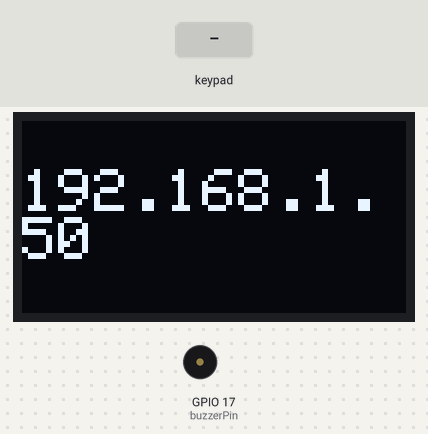
Bench run of a sketch on a simulated ESP32. Shown: 128×64 one-colour display, buzzer (waves = sounding). The test bench sets the inputs (shaded band). WiFi joins after 1.5 s; servers stay silent unless stated; the display library's start-up logo is not drawn; what the sketch prints to the serial monitor is not drawn.

Above: at 5.3 s.
5.4 s: key '*' pressed
At 6.8 s:
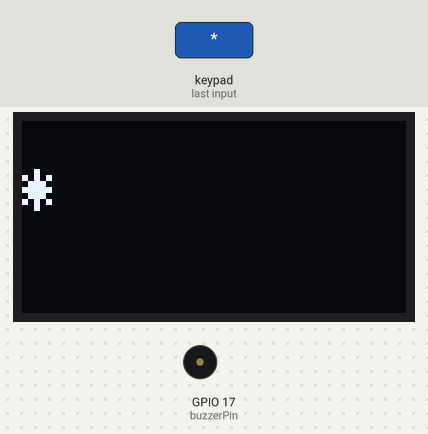
7.1 s: keypad keys 2 4 1 2 3 # pressed 0.4 s apart
At 10.8 s:
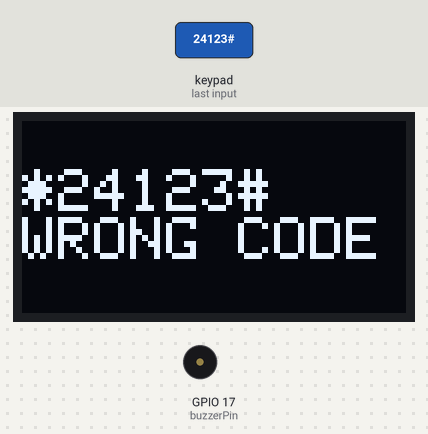
11.8 s: keypad keys 9 9 9 9 9 # pressed 0.4 s apart
At 15.1 s:
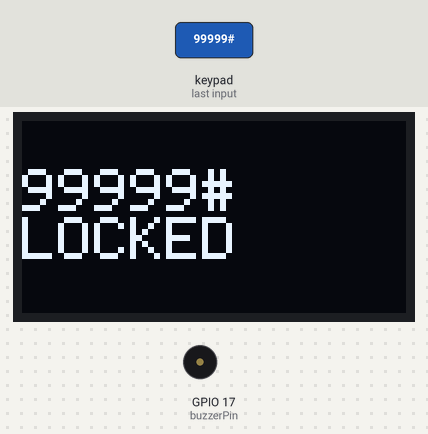
15.7 s: key '#' pressed
At 17.8 s:
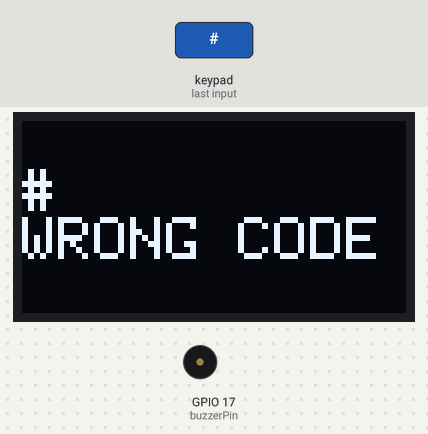
18.4 s: keypad keys 1 4 2 7 2 6 2 5 # pressed 0.4 s apart
At 23.9 s:
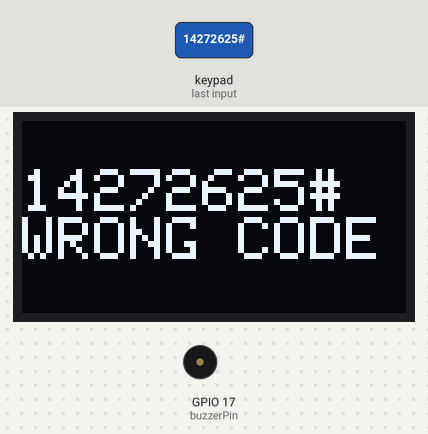
24.3 s: keypad keys 2 4 1 2 3 * pressed 0.4 s apart
At 27.9 s:
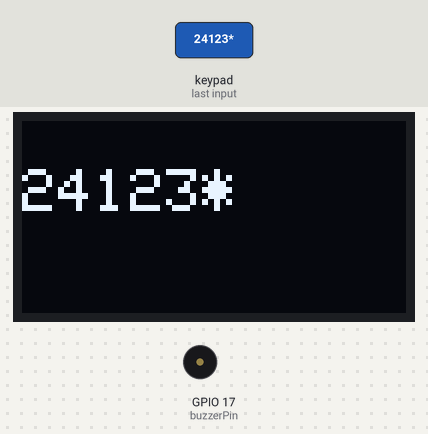
Timing chart, 0 to 29.2 s (numbered marks = the images above; inputs shaded):
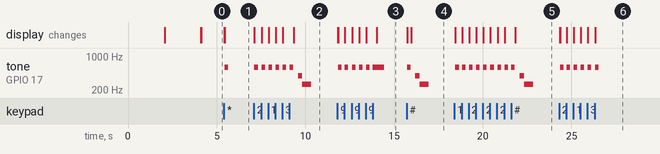

Measured:
- after the input at 5.4 s, tone on GPIO 17 (buzzerPin): silent → 587 Hz after 0.06 s, → silent 0.20 s later; the display: first changes at once (image 1 shows a later state)
- after the input at 7.1 s, tone on GPIO 17 (buzzerPin): plays 587 Hz for 0.20 s, 587 Hz for 0.20 s, 587 Hz for 0.20 s, 587 Hz for 0.20 s, 587 Hz for 0.20 s, 587 Hz for 0.20 s … (8 notes in this stretch), starting at once; the display: first changes at once (image 2 shows a later state)
- after the input at 11.8 s, tone on GPIO 17 (buzzerPin): goes 587 Hz 0.20 s, silent 0.16 s, 4 × (587 Hz 0.20 s, silent 0.21 s), 587 Hz 0.20 s, silent 0.03 s, 587 Hz 0.40 s, then silent, starting after 0.06 s; the display: first changes at once (image 3 shows a later state)
- after the input at 15.7 s, tone on GPIO 17 (buzzerPin): plays 587 Hz for 0.20 s, 392 Hz for 0.25 s, 262 Hz for 0.50 s, starting at once; the display: first changes at once (image 4 shows a later state)
- after the input at 18.4 s, tone on GPIO 17 (buzzerPin): plays 587 Hz for 0.20 s, 587 Hz for 0.20 s, 587 Hz for 0.20 s, 587 Hz for 0.20 s, 587 Hz for 0.20 s, 587 Hz for 0.20 s … (11 notes in this stretch), starting after 0.06 s; the display: first changes at once (image 5 shows a later state)
- after the input at 24.3 s, tone on GPIO 17 (buzzerPin): alternates 587 Hz for 0.20 s and silent for 0.20 s, 12 changes in all, then stays silent, starting after 0.06 s; the display: first changes at once (image 6 shows a later state)

The sketch:

Keypad_door.ino
```cpp
#include <Keypad.h>
#include <SPI.h>
#include <Wire.h>
#include <Adafruit_GFX.h>
#include <Adafruit_SSD1306.h>
#include <WiFi.h>
#include <HTTPClient.h>
#include "pitches.h"

#define SCREEN_WIDTH 128 // OLED display width, in pixels
#define SCREEN_HEIGHT 64 // OLED display height, in pixels
#define OLED_RESET     -1 // Reset pin # (or -1 if sharing Arduino reset pin)
#define SCREEN_ADDRESS 0x3C ///< See datasheet for Address; 0x3C for 128x36
Adafruit_SSD1306 display(SCREEN_WIDTH, SCREEN_HEIGHT, &Wire, OLED_RESET);


const char* ssid = "iotnet";
const char* password = "ThreeDeadlyWombats";
const String doorOpenUrl = "http://10.0.2.248/close";
const String doorCloseUrl = "http://10.0.2.248/open";
const String secretCode = "24123";
const String lockCode = "99999";

const byte ROWS = 4; //four rows
const byte COLS = 3; //four columns

String code = "";
int dt = 200;
bool clearNextKeypress = false;

//define the cymbols on the buttons of the keypads
char hexaKeys[ROWS][COLS] = {
  {'1','2','3'},
  {'4','5','6'},
  {'7','8','9'},
  {'*','0','#'}
};

byte rowPins[ROWS] = {14, 27, 26, 25}; //connect to the row pinouts of the keypad
byte colPins[COLS] = {33, 32, 18}; //connect to the column pinouts of the keypad

//initialize an instance of class NewKeypad
Keypad customKeypad = Keypad( makeKeymap(hexaKeys), rowPins, colPins, ROWS, COLS);


int buzzerPin = 17;
int melody[] = {
  NOTE_C5, NOTE_G4, NOTE_G4, NOTE_A4, NOTE_G4, 0, NOTE_B4, NOTE_C5
};

// note durations: 4 = quarter note, 8 = eighth note, etc.:
int noteDurations[] = {
  4, 8, 8, 4, 4, 4, 4, 4
};

String ipAddress;

IPAddress staticIP(10, 0, 2, 247); // ESP32 static IP
IPAddress gateway(10, 0, 2, 1);
IPAddress subnet(255, 255, 255, 0);
IPAddress primaryDNS(10, 0, 2, 5);
IPAddress secondaryDNS(1, 1, 1, 1);


void setup(){
  Serial.begin(9600);
  // pinMode(redPin, OUTPUT);
  // pinMode(greenPin, OUTPUT);
  pinMode(buzzerPin, OUTPUT);


    if(!display.begin(SSD1306_SWITCHCAPVCC, SCREEN_ADDRESS)) {
    Serial.println(F("SSD1306 allocation failed"));
    for(;;); // Don't proceed, loop forever
  }

  display.display();
  delay(2000); // Pause for 2 seconds
  // Clear the buffer
  display.clearDisplay();

  // Draw a single pixel in white
  display.drawPixel(10, 10, SSD1306_WHITE);

  display.display();
  ipAddress = initWiFi();
  //delay(2000);

  display.setTextSize(2);             // Normal 1:1 pixel scale
  display.setTextColor(SSD1306_WHITE);        // Draw white text
  resetScreen();
  display.println(ipAddress);
  display.display();
  clearNextKeypress = true;
}

void loop(){
  char key = customKeypad.getKey();

  if (key){
    Serial.print("Key Pressed:");
    Serial.println(key);
    if (clearNextKeypress)
    {
      resetScreen();
      clearNextKeypress = false;
    }
    if (key == '#')
    {
      clearNextKeypress = true;
      display.println(key);
      Serial.print(code);
      keyBeep();
      if (code == secretCode)
      {
        display.println(F("SUCCESS"));
        display.display();
        successTone();
        //blink(greenPin,2);
        sendUnlockRequest();
      }
      else
      {
        if (code == lockCode)
        {
          display.println(F("LOCKED"));
          display.display();
          keyBeep();
          keyBeep();
          //blink(greenPin,2);
          sendLockRequest();
        }
        else
        {
          display.println(F("WRONG CODE"));
          display.display();
          //blink(redPin,2);
          failureTone();
        }
      }
      code ="";
    }
    else
    {
      code += key;
      display.print(key);
      display.display();
      keyBeep();
    }
  }
}

void blink(int pin, int blinks)
{
  for (int i = 1; i <= blinks; i++)
  {
    digitalWrite(pin,HIGH);
    delay(dt);
    digitalWrite(pin,LOW);
    delay(dt);
  }
}

//Buzzer noises
void keyBeep()
{
  tone(buzzerPin,NOTE_D5);
  delay(200);
  noTone(buzzerPin);
}

void successTone()
{
  delay(250);
  for (int thisNote = 0; thisNote < 8; thisNote++) {
    int noteDuration = 750 / noteDurations[thisNote];
    tone(buzzerPin, melody[thisNote], noteDuration);
    int pauseBetweenNotes = noteDuration * 1.30;
    delay(pauseBetweenNotes);
    noTone(buzzerPin);
  }
}
void failureTone()
{
  delay(250);
  tone(buzzerPin,NOTE_G4);
  delay(250);
  tone(buzzerPin,NOTE_C4);
  delay(500);
  noTone(buzzerPin);
}

String initWiFi() {
  WiFi.mode(WIFI_STA);
  WiFi.begin(ssid, password);
  Serial.print("Connecting to WiFi ..");
  while (WiFi.status() != WL_CONNECTED) {
    Serial.print('.');
    delay(1000);
  }
  //Set Static IP
  if(!WiFi.config(staticIP, gateway, subnet, primaryDNS, secondaryDNS)) {
    Serial.println("Failed to configure Static IP");
  } else {
    Serial.println("Static IP configured!");
  }
  return WiFi.localIP().toString();;
}

void sendUnlockRequest()
{
  HTTPClient http;
  http.begin(doorOpenUrl);
  int httpCode = http.GET();
}
void sendLockRequest()
{
  HTTPClient http;
  http.begin(doorCloseUrl);
  int httpCode = http.GET();

}
void resetScreen()
{
      display.clearDisplay();
      display.setCursor(0,0);
      display.println(F(" "));
      display.display();
}
```

pitches.h
```cpp
/*************************************************
   Public Constants
 *************************************************/

#define NOTE_B0 31
#define NOTE_C1 33
#define NOTE_CS1 35
#define NOTE_D1 37
#define NOTE_DS1 39
#define NOTE_E1 41
#define NOTE_F1 44
#define NOTE_FS1 46
#define NOTE_G1 49
#define NOTE_GS1 52
#define NOTE_A1 55
#define NOTE_AS1 58
#define NOTE_B1 62
#define NOTE_C2 65
#define NOTE_CS2 69
#define NOTE_D2 73
#define NOTE_DS2 78
#define NOTE_E2 82
#define NOTE_F2 87
#define NOTE_FS2 93
#define NOTE_G2 98
#define NOTE_GS2 104
#define NOTE_A2 110
#define NOTE_AS2 117
#define NOTE_B2 123
#define NOTE_C3 131
#define NOTE_CS3 139
#define NOTE_D3 147
#define NOTE_DS3 156
#define NOTE_E3 165
#define NOTE_F3 175
#define NOTE_FS3 185
#define NOTE_G3 196
#define NOTE_GS3 208
#define NOTE_A3 220
#define NOTE_AS3 233
#define NOTE_B3 247
#define NOTE_C4 262
#define NOTE_CS4 277
#define NOTE_D4 294
#define NOTE_DS4 311
#define NOTE_E4 330
#define NOTE_F4 349
#define NOTE_FS4 370
#define NOTE_G4 392
#define NOTE_GS4 415
#define NOTE_A4 440
#define NOTE_AS4 466
#define NOTE_B4 494
#define NOTE_C5 523
#define NOTE_CS5 554
#define NOTE_D5 587
#define NOTE_DS5 622
#define NOTE_E5 659
#define NOTE_F5 698
#define NOTE_FS5 740
#define NOTE_G5 784
#define NOTE_GS5 831
#define NOTE_A5 880
#define NOTE_AS5 932
#define NOTE_B5 988
#define NOTE_C6 1047
#define NOTE_CS6 1109
#define NOTE_D6 1175
#define NOTE_DS6 1245
#define NOTE_E6 1319
#define NOTE_F6 1397
#define NOTE_FS6 1480
#define NOTE_G6 1568
#define NOTE_GS6 1661
#define NOTE_A6 1760
#define NOTE_AS6 1865
#define NOTE_B6 1976
#define NOTE_C7 2093
#define NOTE_CS7 2217
#define NOTE_D7 2349
#define NOTE_DS7 2489
#define NOTE_E7 2637
#define NOTE_F7 2794
#define NOTE_FS7 2960
#define NOTE_G7 3136
#define NOTE_GS7 3322
#define NOTE_A7 3520
#define NOTE_AS7 3729
#define NOTE_B7 3951
#define NOTE_C8 4186
#define NOTE_CS8 4435
#define NOTE_D8 4699
#define NOTE_DS8 4978
```
